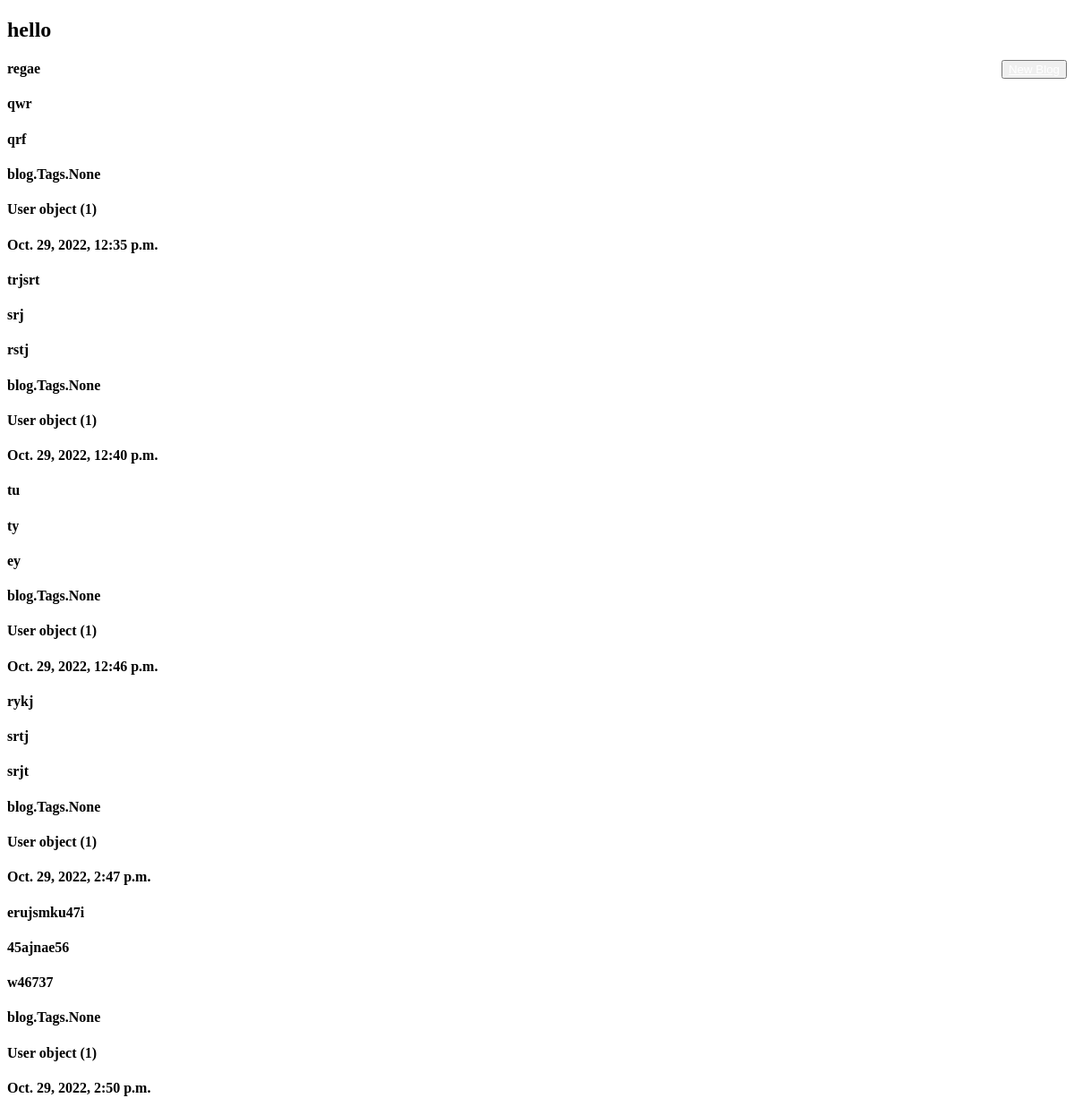
/show/, run on an earlier commit of the app's database.
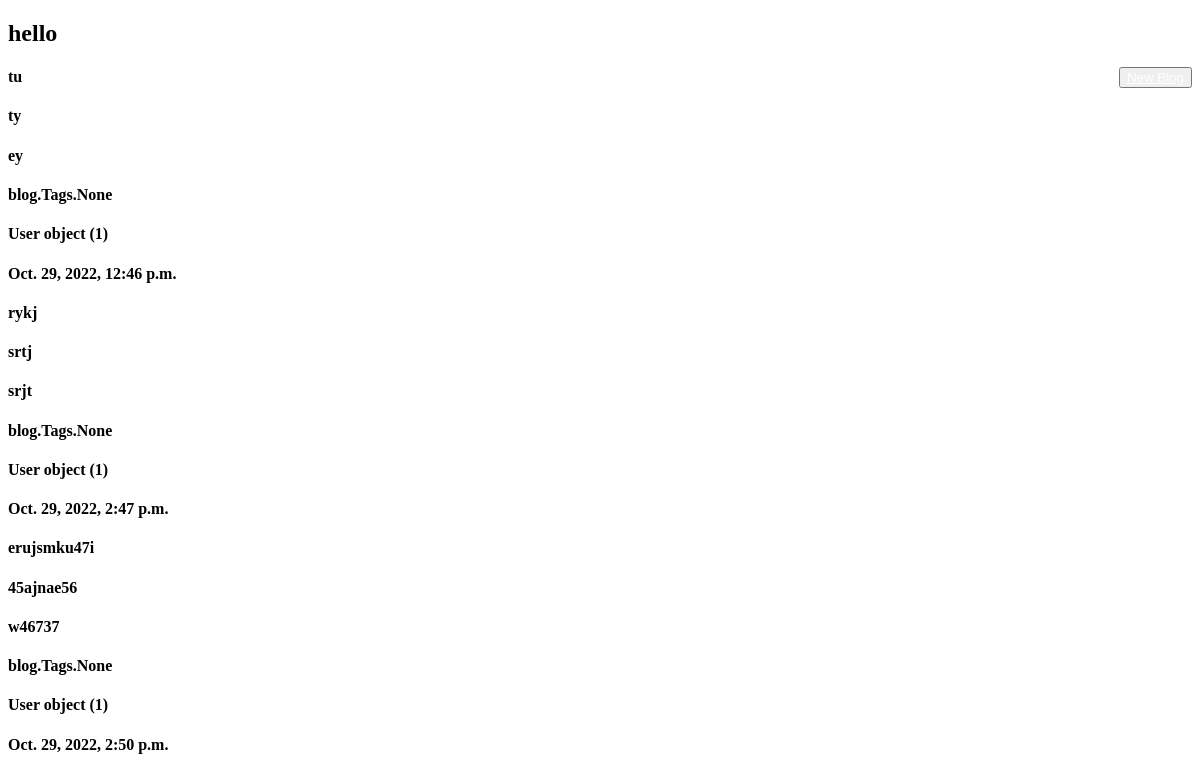
And on a later commit of the database.
### blog/models.py (models this page shows)
class Blog(models.Model):
    title=models.CharField(max_length=200)
    description=models.CharField(max_length=500)
    content=models.CharField(max_length=1000)
    Tags=models.ManyToManyField(Tags)
    User=models.ForeignKey(User,on_delete=models.CASCADE)
    date_created=models.DateTimeField(auto_now_add=True)
    class Meta:
        ordering=['date_created']

class User(models.Model):
    name=models.CharField(max_length=50)

### blog/views.py (the view)
# urls.py: path('show/',views.show,name='show'),
def show(request):
     blogs = Blog.objects.all()
     return render(request,"blog_display.html",{'info':blogs})

### templates/blog_display.html (shortened to what this page needs)
<!DOCTYPE html>
<html lang="en">
<head>
</head>
<body>
    <h2>hello </h2>
    <button type="submit" class="btn btn-secondary" style="float: right;">
        <a href="{% url 'Form' %}" style="color:white"> New Blog </a>
    </button>
    {% for i in info %}
    <h4>{{ i.title }} </h4>
    <h4>{{ i.description }}</h4>
    <h4>{{ i.content}}</h4>
    <h4>{{ i.Tags }}</h4>
    <h4>{{ i.User }}</h4>
    <h4>{{ i.date_created }}</h4>
    {% endfor %}
</body>
</html>

What changed in the data, as far as the page shows it:
removed Blog: title "regae", description "qwr", content "qrf", Tags "blog.Tags.None", User "User object (1)", date_created "Oct. 29, 2022, 12:35 p.m."
removed Blog: title "trjsrt", description "srj", content "rstj", Tags "blog.Tags.None", User "User object (1)", date_created "Oct. 29, 2022, 12:40 p.m."
